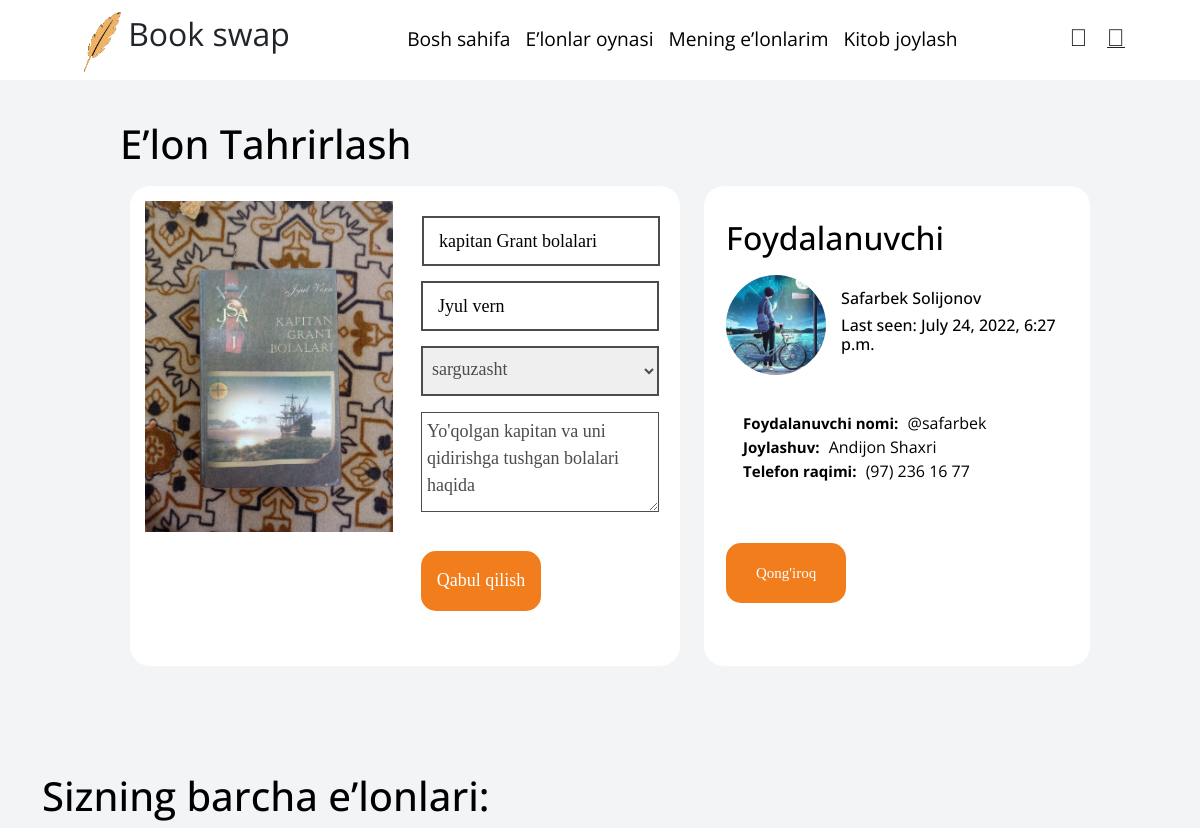
Before: /update/kapitan-grant-bolalari/ (signed in, upper part) with the older database file.
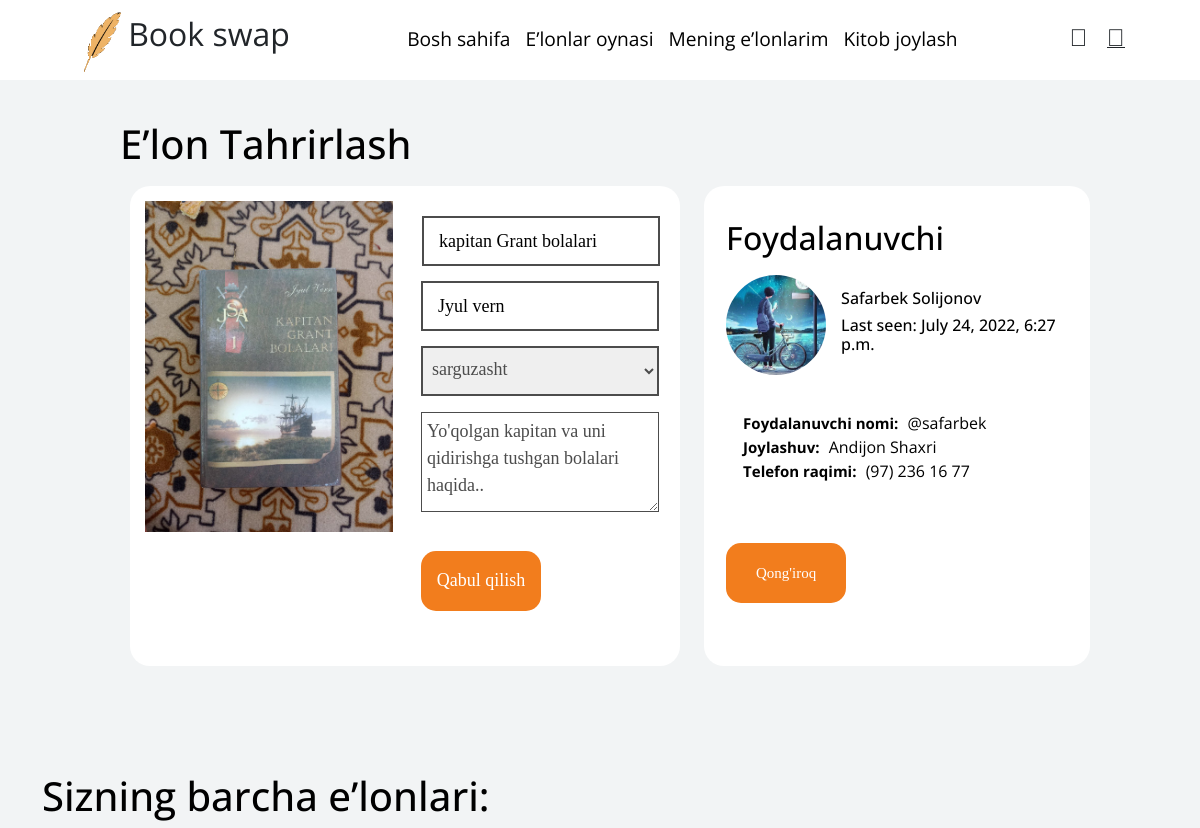
After: the same page with the newer database file.
### main/models.py (models this page shows, shortened)
class Book(models.Model):
    ADDRESS = (
		('Andijon', 'Andijon'),
		('Namangan', 'Namangan'),
		('Samarqand', 'Samarqand'),
		('Tashkent', 'Tashkent'),
		('Jizzax', 'Jizzax'),
		('Surxondaryo', 'Surxondaryo'),
		('Navoiy', 'Navoiy'),
		('Xorazm', 'Xorazm'),
		('Qashqadaryo', 'Qashqadaryo'),
		('Buxoro', 'Buxoro'),
		('Sirdaryo', 'Sirdaryo'),
		('Fargona', 'Fargona'),
	)
    author = models.ForeignKey(User, on_delete=models.CASCADE, related_name="books", default=None, null=True)
    slug = models.SlugField("Slug", max_length=256, blank=True, unique=True)
    title = models.CharField("Title", max_length=256)
    author_pen = models.CharField("Book Author", max_length=100)
    location = models.CharField('loacation', max_length=256,  choices=ADDRESS)
    genre = models.ForeignKey(Genre, on_delete=models.CASCADE, related_name="books", default=None, null=True)
    description = models.TextField("Description", max_length=200)
    image = models.ImageField("Image", upload_to="book_images")
    created_at = models.DateTimeField("Created time", auto_now_add=True)
    likes_count = models.PositiveIntegerField("Likes", default=0)
    is_checked = models.BooleanField()
    is_ban = models.BooleanField()
    class Meta:
        ordering = ['-id']
        db_table = "book"
        unique_together = ["slug"]
        verbose_name = "book"
        verbose_name_plural = "books"

### main/views.py (the view)
# urls.py: path('update/<slug:url>/', views.UpdateBook.as_view(), name="edit"),
class UpdateBook(LoginRequiredMixin, UpdateView):
    model = Book
    template_name = 'advert/update_advert.html'
    fields = ("title", "author_pen", "genre", "description", "image")
    success_url = '/mybooks/'
    slug_field = 'slug'
    slug_url_kwarg = 'url'
    def dispatch(self, request, *args, **kwargs):
        obj = self.get_object()
        if obj.author != self.request.user:
            return HttpResponseServerError()
        return super(UpdateBook, self).dispatch(request, *args, **kwargs)
    def get_context_data(self, **kwargs):
        context = super().get_context_data(**kwargs)
        book = Book.objects.select_related('author', 'genre').filter(author=self.request.user)
        context["books"] = book
        return context

### main/models.py (called while the page is built)
    def __str__(self):
        return f"{self.title}"

### templates/advert/update_advert.html (shortened to what this page needs)
{% extends "advert/base.html" %}
{% load static %}
{% block content %}
<header>
    <section class="add_advert">
        <h1>E’lon Tahrirlash</h1>
        <div class="row">
            <div class="col-lg-7">
                <div class="white-card">
                    <form method="post" enctype="multipart/form-data" class="row">
                        <div class="col-sm-6">
                            <label for="id_image">
                                <img src="{{ object.image.url }}" alt="image" id="uploadImg"
                                    style="max-height: 400px; width: 100%;">
                            </label>
                        </div>
                        <div class="col-sm-6">
                            <div class="input-group">
                                {{ form.title }}
                                {{ form.author_pen }}
                                {{ form.genre }}
                                {{ form.description }}
                                <br class="">
                                <button class="btn" type="submit">
                                    Qabul qilish
                                </button>
                            </div>
                        </div>
                    </form>
                </div>
            </div>
            <div class="col-lg-5">
                <div class="white-card">
                    <div class="about-user">
                        <h2 class="mr-3">Foydalanuvchi</h2>
                        <div class="user-componet">
                            <img src="{{request.user.avatar.url}}" alt="">
                            <div class="user-bio">
                                <h3 style="text-transform: capitalize;">{{request.user.name}} {{request.user.surname}}
                                </h3>
                                <h5>Last seen: {{request.user.updated_at }}</h5>
                            </div>
                        </div>
                        <ul>
                            <li>
                                <strong>Foydalanuvchi nomi:</strong>
                                <span>@{{request.user.username }}</span>
                            </li>
                            <li>
                                <strong>Joylashuv:</strong>
                                <span>{{request.user.address}} Shaxri</span>
                            </li>
                            <li>
                                <strong>Telefon raqimi:</strong>
                                <span>{{request.user.phone}}</span>
                            </li>
                        </ul>
                        <br>
                        <a href="tel:{{request.user.phone}}" class="text-light">
                            <button class="btn">
                                Qong'iroq
                            </button>
                        </a>
                    </div>
                </div>
            </div>
        </div>
    </section>
    <br><br>
</header>
<div class="container">
    <section class="advert-section mt-5">
      {% if books %}
      <h1>Sizning barcha e’lonlari:</h1>
      {% endif %}
    </section>
    <br><br>
  </div>
{% endblock %}

Changed rows visible on the page:
changed Book "kapitan Grant bolalari": description "Yo'qolgan kapitan va uni qidirishga tushgan bolalari haqida" → "Yo'qolgan kapitan va uni qidirishga tushgan bolalari haqida.."
